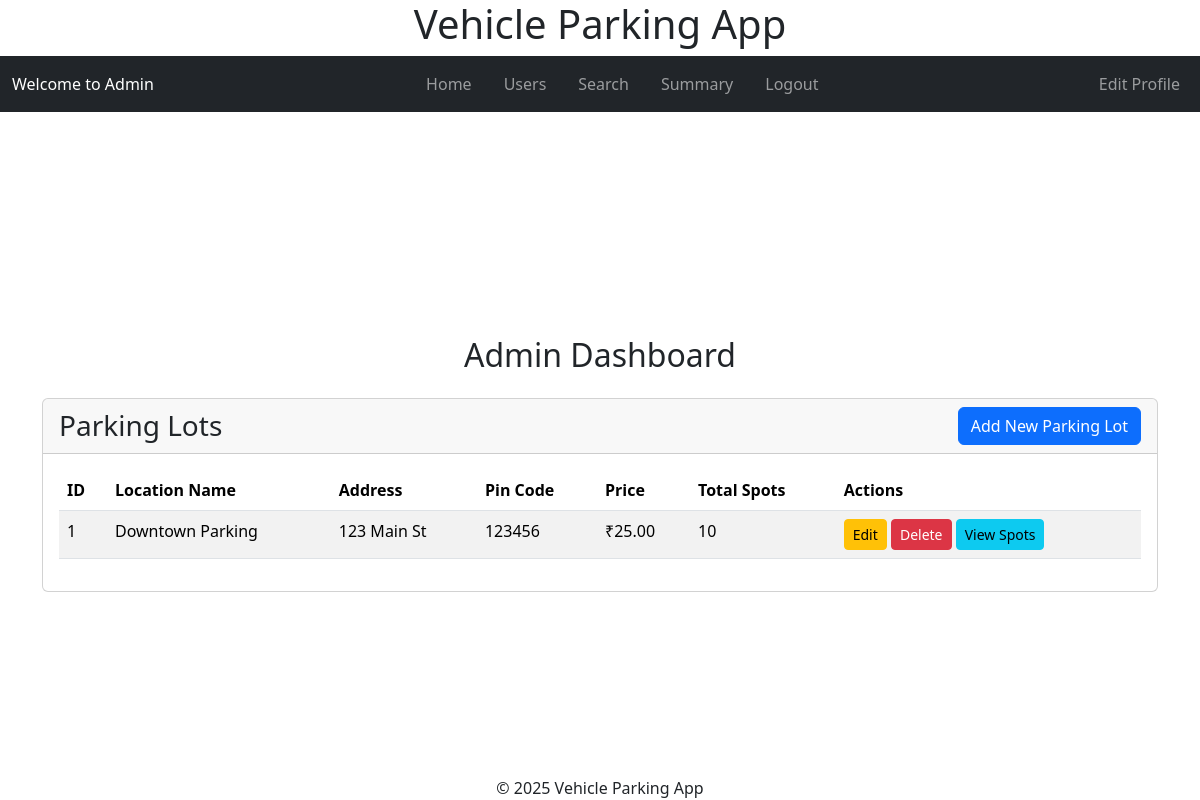
The page /admin/dashboard (signed in) on the database as committed earlier.
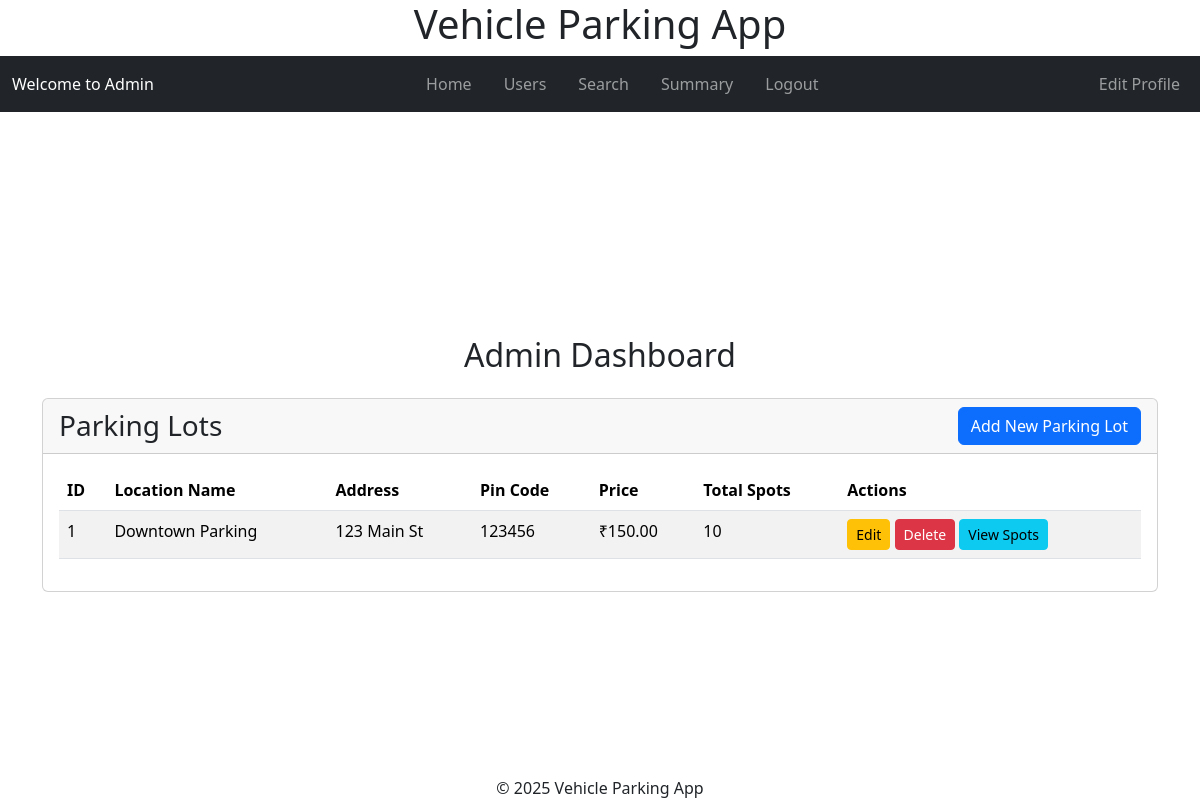
The same page on the database as committed later.
### models/models.py (models this page shows, shortened)
class ParkingLot(db.Model):
    id = db.Column(db.Integer, primary_key=True)
    prime_location_name = db.Column(db.String(255), nullable=False)
    price = db.Column(db.Numeric(10, 2), nullable=False)
    address = db.Column(db.Text, nullable=False)
    pin_code = db.Column(db.String(10), nullable=False)
    maximum_number_of_spots = db.Column(db.Integer, nullable=False)
    spots = db.relationship('ParkingSpot', backref='lot', lazy=True,
                          cascade='all, delete-orphan')

### controllers/admin_controllers.py (the view)
@app.route('/admin/dashboard')
@admin_required
def admin_dashboard():
    parking_lots = ParkingLot.query.all()
    return render_template('admin/dashboard.html', parking_lots=parking_lots)

### app.py (called while the page is built)
def create_app():
    app = Flask(__name__)
    app.config.from_object(LocalDevelopmentConfig)
    db.init_app(app)
    login_manager = LoginManager()
    login_manager.init_app(app)
    from models.models import User
    @login_manager.user_loader
    def load_user(user_id):
        return User.query.get(int(user_id))
    app.app_context().push()
    return app

### controllers/admin_controllers.py (called while the page is built)
def admin_required(f):
    @wraps(f)
    def decorated_function(*args, **kwargs):
        if not current_user.is_authenticated:
            flash('Please login to access this page.', 'warning')
            return redirect(url_for('login'))
        if not current_user.is_admin:
            flash('This page is only accessible to administrators.', 'warning')
            return redirect(url_for('user_dashboard'))
        return f(*args, **kwargs)
    return decorated_function

### templates/admin/dashboard.html (shortened to what this page needs)
{% extends "layout.html" %}
{% block header %}
    {% include "admin/navbar.html" with context %}
{% endblock header %}
{% block content %}
    <div class="container mt-4">
        <h2 class="text-center mb-4">Admin Dashboard</h2>
        <div class="card">
            <div class="card-header d-flex justify-content-between align-items-center">
                <h3 class="mb-0">Parking Lots</h3>
                <a href="{{ url_for('add_parking_lot') }}" class="btn btn-primary">Add New Parking Lot</a>
            </div>
            <div class="card-body">
                <div class="table-responsive">
                    <table class="table table-striped">
                        <thead>
                            <tr>
                                <th>ID</th>
                                <th>Location Name</th>
                                <th>Address</th>
                                <th>Pin Code</th>
                                <th>Price</th>
                                <th>Total Spots</th>
                                <th>Actions</th>
                            </tr>
                        </thead>
                        <tbody>
                            {% for lot in parking_lots %}
                            <tr>
                                <td>{{ lot.id }}</td>
                                <td>{{ lot.prime_location_name }}</td>
                                <td>{{ lot.address }}</td>
                                <td>{{ lot.pin_code }}</td>
                                <td>₹{{ lot.price }}</td>
                                <td>{{ lot.maximum_number_of_spots }}</td>
                                <td>
                                    <a href="{{ url_for('edit_parking_lot', lot_id=lot.id) }}" class="btn btn-sm btn-warning">Edit</a>
                                    <form action="{{ url_for('delete_parking_lot', lot_id=lot.id) }}" method="post" style="display:inline;" onsubmit="return confirm('Are you sure you want to delete this parking lot?')">
                                        <button type="submit" class="btn btn-sm btn-danger">Delete</button>
                                    </form>
                                    <a href="{{ url_for('view_parking_spots', lot_id=lot.id) }}" class="btn btn-sm btn-info">View Spots</a>
                                </td>
                            </tr>
                            {% else %}
                            <tr>
                                <td colspan="7" class="text-center">No parking lots found.</td>
                            </tr>
                            {% endfor %}
                        </tbody>
                    </table>
                </div>
            </div>
        </div>
    </div>
{% endblock %}

### templates/layout.html (shortened to what this page needs)
<!DOCTYPE html>
<html lang="en">
<head>
    <link rel="stylesheet" href="{{ url_for('static', filename='styles.css') }}">
</head>
<body>
    <link href="https://cdn.jsdelivr.net/npm/bootstrap@5.3.2/dist/css/bootstrap.min.css" rel="stylesheet">
    <header>
        <h1>Vehicle Parking App</h1>
        {% block header %}{% endblock header %}
    </header>
    <main>
        {% block content %}{% endblock content %}
    </main>
    <footer>
        {% block footer %}© 2025 Vehicle Parking App{% endblock footer %}
    </footer>
</body>
</html>

### templates/admin/navbar.html
<nav class="navbar navbar-expand-lg navbar-dark bg-dark">
    <div class="container-fluid">
        <span class="navbar-text text-white mr-3">
            Welcome to Admin
        </span>
        <div class="mx-auto order-0">
            <ul class="navbar-nav flex-row">
                <li class="nav-item px-2">
                    <a class="nav-link" href="{{ url_for('admin_dashboard') }}">Home</a>
                </li>
                <li class="nav-item px-2">
                    <a class="nav-link" href="{{ url_for('users') }}">Users</a>
                </li>
                <li class="nav-item px-2">
                    <a class="nav-link" href="{{ url_for('admin_search') }}">Search</a>
                </li>
                <li class="nav-item px-2">
                    <a class="nav-link" href="{{ url_for('admin_summary') }}">Summary</a>
                </li>
                <li class="nav-item px-2">
                    <a class="nav-link" href="{{ url_for('logout') }}">Logout</a>
                </li>
            </ul>
        </div>
        <ul class="navbar-nav ml-auto">
            <li class="nav-item">
                <a class="nav-link" href="{{ url_for('edit_profile') }}">Edit Profile</a>
            </li>
        </ul>
    </div>
</nav>

### static/styles.css (style rules this page uses)
html, body { height: 100%; width: 100vw; margin: 0; padding: 0; overflow: hidden; }
body { min-height: 100vh; min-width: 100vw; box-sizing: border-box; display: flex; flex-direction: column; }
header, footer { flex-shrink: 0; width: 100vw; text-align: center; }
main { flex: 1 0 auto; display: flex; align-items: center; justify-content: center; width: 100vw; overflow: hidden; }

Rows that differ between the two databases and show on the page:
changed ParkingLot "Downtown Parking": price "25.00" → "150.00"
